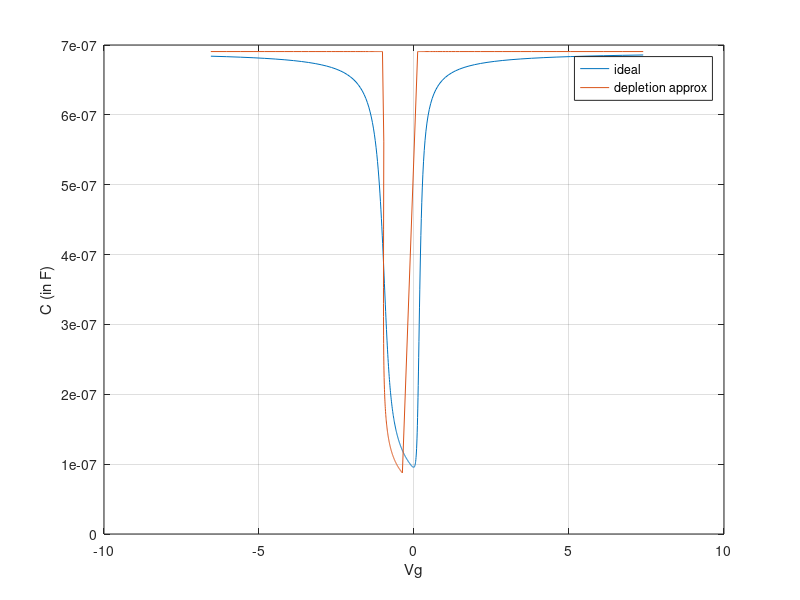

This figure's MATLAB source:
%parameters
epsilon=8.854*10^-14; %F/cm^2
epsilonsi=11.8;
epsilonox=3.9;
epsi=epsilon*epsilonsi;
epox=epsilon*epsilonox;
k=1.38*10^-23; %J/K Boltzmann Constant
T=300; %Kelvin
NA=10^17; %cm^-3
ni=10^10;
tox=5*10^-7; %cm
Cox=epox/tox;
q=1.6*10^-19;
k1=q/(k*T); 
k2=ni^2/NA^2;
phif=(1/k1)*log(NA/ni);
Eg=1.1;
Vfb=-(Eg/2+phif);
coeff=sqrt(2*epsi*k*T*NA);
psi=linspace(-0.25,1.1,270);

%taking derivative manually and putting the expression
Cs_express=-(coeff.*(((exp(-k1.*psi)+psi.*k1-1)+k2.*(exp(k1.*psi)-psi.*k1-1)).^(-0.5)).*((-k1.*exp(-k1.*psi)+k1)+k2.*(k1.*exp(k1.*psi)-k1)))./2;
Cs_express(51:270)=-Cs_express(51:270);
C1_express=((1./Cox)+(1./Cs_express));
C_express=1./C1_express;

%calculating charge
Q=coeff.*(((exp(-k1.*psi)+psi.*k1-1)+k2.*(exp(k1.*psi)-psi.*k1-1)).^0.5);
Q(51:270)=-Q(51:270);
Vg=Vfb+psi-(Q./Cox);

figure(311);
plot(Vg, C_express); 
%plot(Vg, C_numerical./Cox); 
hold on;

%depletion approximation

t=0;
for i=1:270
    if(psi(i)>2*phif) && (t==0)
        t=i-1;
    end
end


depw=sqrt(2.*epsi.*psi(51:t)./(q.*NA));

%accumulation
Q(1:50)=coeff.*(exp(-k1.*psi(1:50)./2));
C(1:50)=Cox;

%depletion
Q(51:t)=-coeff.*((psi(51:t).*k1).^0.5);
Cd=epsi./depw;
C1=(1./Cox)+(1./Cd);
C(51:t)=(1./C1);

%inversion
Q(t+1:270)=coeff.*(((psi(t+1:270).*k1)+k2.*(exp(k1.*psi(t+1:270)))).^0.5);
C(t+1:270)=Cox;

Vg(1:50)=Vfb+psi(1:50)-(Q(1:50)./Cox); %till psi-s is negative, accumulation, Q is positive
Vg(51:270)=Vfb+psi(51:270)+(Q(51:270)./Cox); %psi-s is positive, Q is negative (Q is substrate charge)

plot (Vg, C);
hold off;
legend('ideal', 'depletion approx')
xlabel("Vg");
ylabel("C (in F)"); 
grid on;


